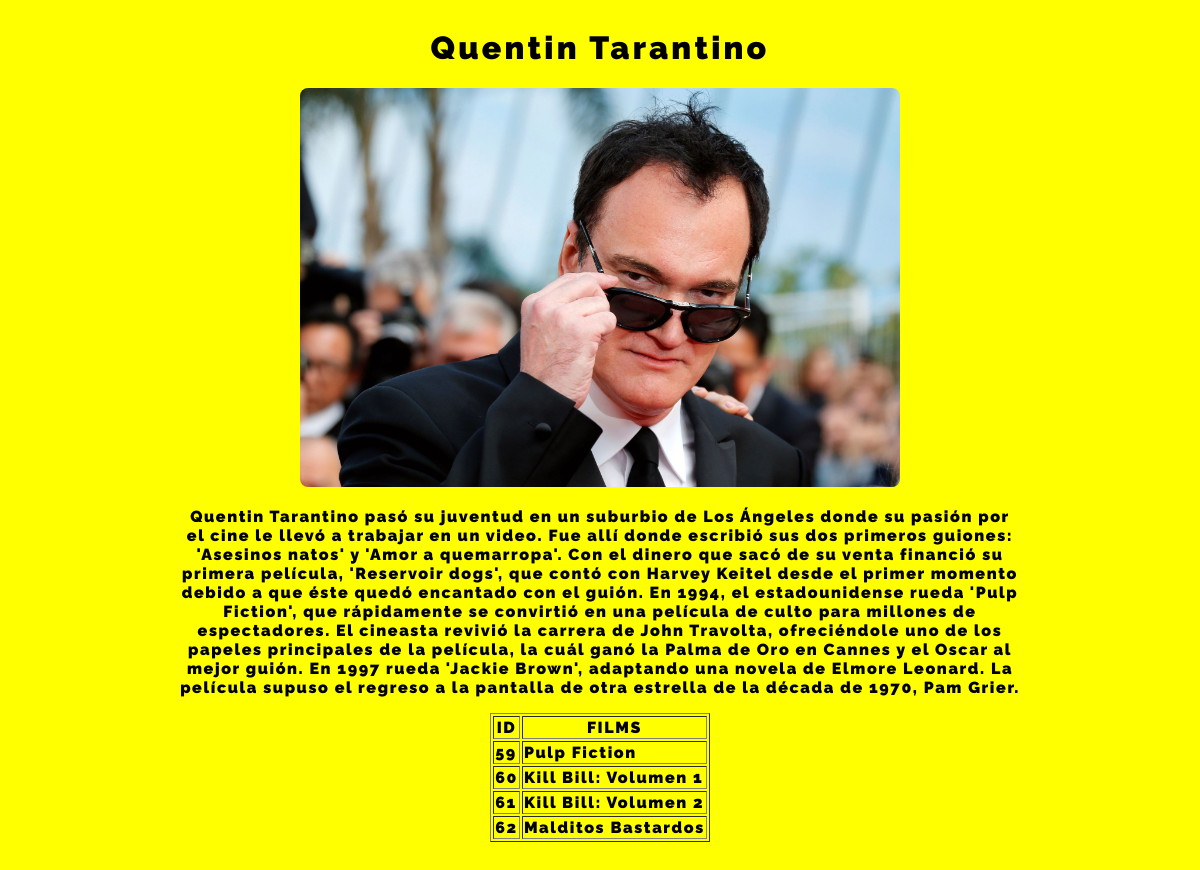
The page /bio7/ on the database its author committed.
### FilmDirectors/models.py (models this page shows, shortened)
class Director(models.Model):
    id = models.AutoField(primary_key=True)
    firstName = models.CharField(max_length=100, help_text="Nombre del director")
    lastName = models.CharField(max_length=100, help_text="Apellido del director")
    biography = models.TextField(help_text="Agrega una breve biografía del/la director/a")
    films = models.ManyToManyField(Film, default="")

class Film(models.Model):
    filmName = models.CharField(max_length=100, help_text="Pon el nombre de la película")
    genre = models.ManyToManyField(Genre, help_text="Agrega un género")
    releaseYear = models.DateField(null=True, blank=True)
    sinopsis = models.TextField(default="", help_text="Agrega una sinopsis de la película")

### FilmDirectors/views.py (the view)
# urls.py: path('bio7/', views.bio7, name='bio7'),
def bio7(request):
    biography = Director.objects.get(pk=7).biography
    filmography = Film.objects.values('id','filmName')
    template = loader.get_template('bio7.html')
    context = {
    'biography': biography,
    'filmography': filmography}
    return HttpResponse(template.render(context, request))

### FilmDirectors/templates/bio7.html (shortened to what this page needs)
<!DOCTYPE html>
<html lang="en">
<head>
  {% load static %}
  <link rel="stylesheet" href="../static/styles.css">
</head>
<body class="content">
  <h1 class="title">Quentin Tarantino</h1>
  <div class="marco-img">
    <img class="photo" src="{% static 'assets/tarantino.jpeg' %}" alt="tarantino">
  </div>
  {% block content %}
  <p class="texto">{{biography}}</p>
  <table border="1">
    <tr>
      <th>ID</th>
      <th>FILMS</th>
    </tr>
    {% for x in filmography %}
      {% if x.id > 58 and x.id < 63 %}
      <tr>
        <td>{{x.id}}</td>
        <td>{{x.filmName}}</td>
      </tr>
      {% endif %}
      {% endfor %}
  </table><br><br>
  {% endblock %}
</body>
</html>

### FilmDirectors/static/styles.css (style rules this page uses)
* { background-color: yellow; font-family: 'Raleway', sans-serif; letter-spacing: .1em; font-weight: bolder; max-width: 100%; }
.title { text-align: center; width: 100vw; }
.content { display: flex; flex-direction: column; justify-content: center; align-items: center; padding: 1rem black; }
.texto { text-align: center; width: 70vw; }
.photo { width: 50vw; border-radius: 0.5rem; }

### rows shown on the page
Director: biography "Quentin Tarantino pasó su juventud en un suburbio de Los Ángeles donde su pasión por el cine le llevó a trabajar en un video. Fue allí donde escribió sus dos primeros guiones: 'Asesinos natos' y 'Amor a quemarropa'. Con el dinero que sacó de su venta financió su primera película, 'Reservoir dogs', que contó con Harvey Keitel desde el primer momento debido a que éste quedó encantado con el guión. En 1994, el estadounidense rueda 'Pulp Fiction', que rápidamente se convirtió en una película de culto para millones de espectadores. El cineasta revivió la carrera de John Travolta, ofreciéndole uno de los papeles principales de la película, la cuál ganó la Palma de Oro en Cannes y el Oscar al…"
Film: id "59", filmName "Pulp Fiction"
Film: id "60", filmName "Kill Bill: Volumen 1"
Film: id "61", filmName "Kill Bill: Volumen 2"
Film: id "62", filmName "Malditos Bastardos"
